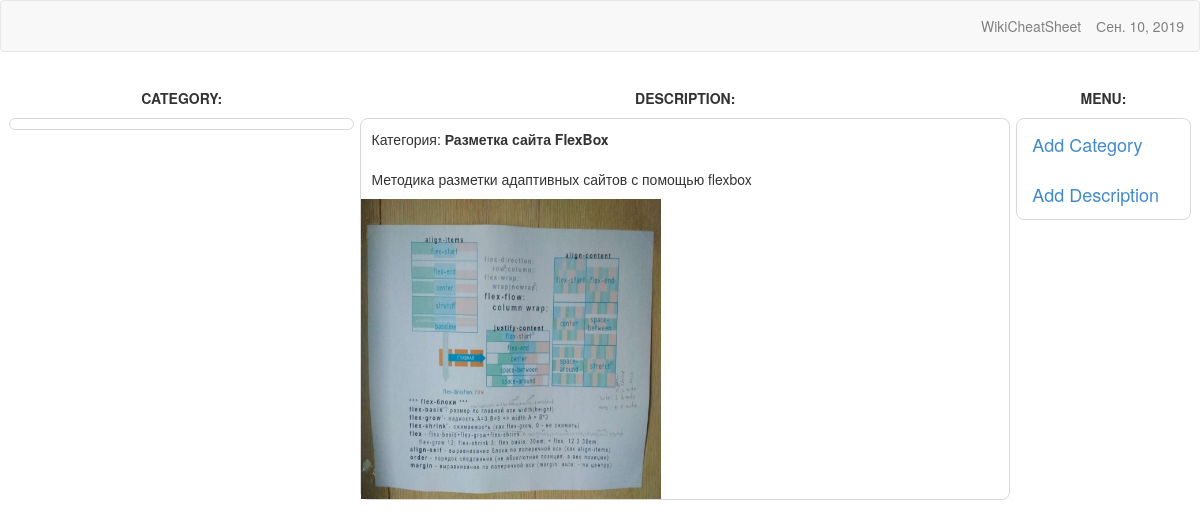
Page /8 on the committed database.
### main/models.py (models this page shows)
class Category(MPTTModel):
    name = models.CharField('Категория', max_length=50, unique=True, help_text='Категория')
    parent = TreeForeignKey('self', on_delete=models.CASCADE, null=True, blank=True, related_name='children', verbose_name='Родитель', help_text='Родитель')
    def __str__(self):
        return self.name
    class Meta:
        verbose_name = 'Категория'
        verbose_name_plural = 'Категории'
        ordering = ['name']
    class MPTTMeta:
        order_insertion_by = ['name']

class Description(models.Model):
    name = RichTextField(verbose_name='Описание', help_text='Описание')
    category = TreeForeignKey(Category, on_delete=models.CASCADE, blank=True, null=True, related_name='category', verbose_name='Категория', help_text='Категория')
    image = models.ImageField(null=True, blank=True, upload_to='images/', verbose_name='Изображение')
    def __str__(self):
        return format(self.name)
    class Meta:
        verbose_name = 'Описание'
        verbose_name_plural = 'Описания'
        ordering = ['id']

### main/views.py (the view)
# urls.py: path('', views.index, name='index'),
def index(request, pk=1):
    args = {}
    args['cat'] = Category.objects.all()
    args['category'] = Category.objects.get(id=pk)
    args['description'] = Description.objects.filter(category_id=pk)
    return render_to_response('main/index.html', args)

### main/templates/main/index.html (shortened to what this page needs)
{% extends 'main/base.html' %}
{% load mptt_tags %}
{% block content %}
    <div class="flex top">
        <div class="item1" >CATEGORY:</div>
        <div class="item2" >DESCRIPTION:</div>
        <div class="item3" >MENU:</div>
    </div>
    <div class="flexd">
        <div class="item1 flex_div">
        </div>
        <div class="item2 flex_div">
            <div class="descript" id="idd">Категория: <b>{{ category }}</b></div>
            {% for d in description %}
                <div class="descript">{% autoescape off %}{{ d }}{% endautoescape %}</div>
                {% if d.image %}
                    <div><img src="{{ MEDIA_URL }}{{ d.image.url }}" class="magnify" style="width: 300px; height: 300px"></div>
                {% endif %}
            {% endfor %}
        </div>
        <div class="item3 flex_div">
            <a class="navbar-brand" href="/admin/main/category/">Add Category</a>
            <a class="navbar-brand" href="/admin/main/description/">Add Description</a>
        </div>
    </div>
{% endblock content %}

### static/css/style.css (style rules this page uses)
.top div { padding: 10px; font-weight: bold; }
.descript { padding: 10px; }
.flex { display: flex; text-align: center; }
.flex_div { border: 1px solid #D8D8D8; margin-right: 3px; margin-left: 3px; border-radius: 8px; height: 100%; }
.item1 { flex-grow: 2; width: 555px; }
.item2 { flex-grow: 4; width: 1045px; }
.item3 { flex-grow: 1; width: 280px; }
.flexd { display: flex; }

### rows in the picture
Category: name "Разметка сайта FlexBox"
Description: name "Методика разметки адаптивных сайтов с помощью flexbox", image (picture)
